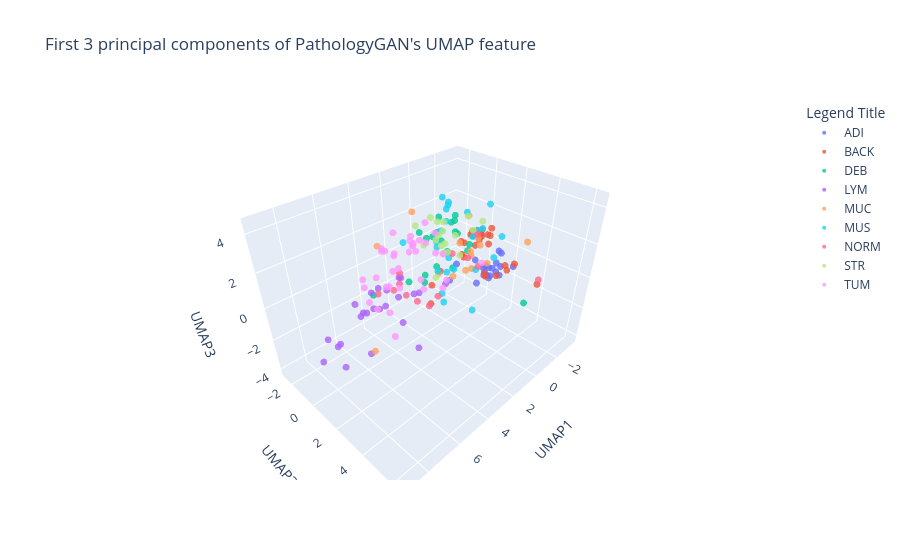

Notebook source saved alongside this figure:
### Code cell
traces = []
for name in np.unique(labels):
    trace = go.Scatter3d(
        x=pge_test_data[pge_test_umap_label==name,0],
        y=pge_test_data[pge_test_umap_label==name,1],
        z=pge_test_data[pge_test_umap_label==name,2],
        mode='markers',
        name=name,
        marker=go.scatter3d.Marker(
            size=4,
            opacity=0.8
        )
    )
    traces.append(trace)


data = go.Data(traces)
layout = go.Layout(
            showlegend=True,
    scene=go.Scene(
                xaxis=go.layout.scene.XAxis(title='UMAP1'),
                yaxis=go.layout.scene.YAxis(title='UMAP2'),
                zaxis=go.layout.scene.ZAxis(title='UMAP3')
                )
)
fig = go.Figure(data=data, layout=layout)
fig.update_layout(
    title="First 3 principal components of PathologyGAN's UMAP feature",
    legend_title="Legend Title",
)

fig.show()
